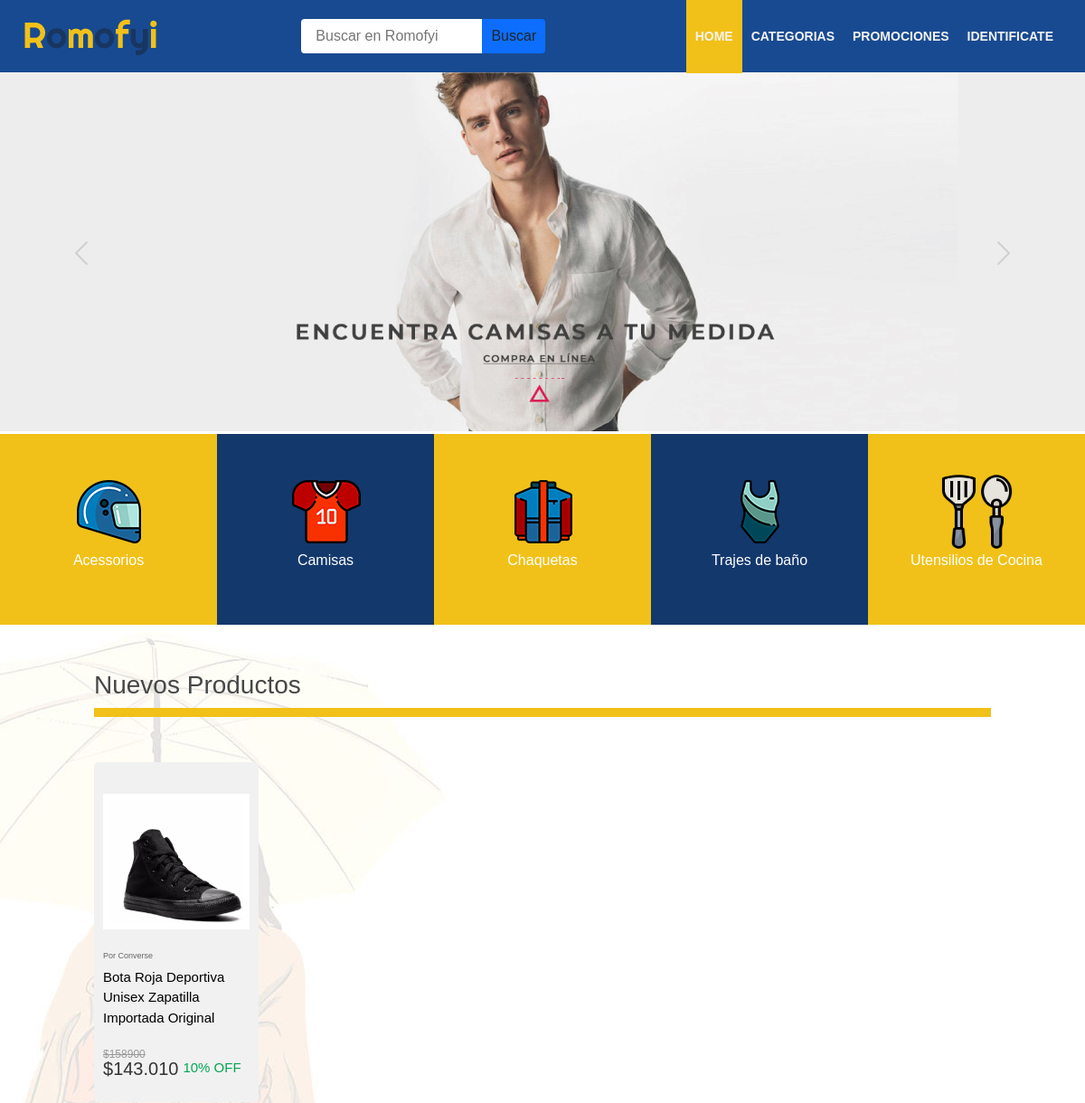
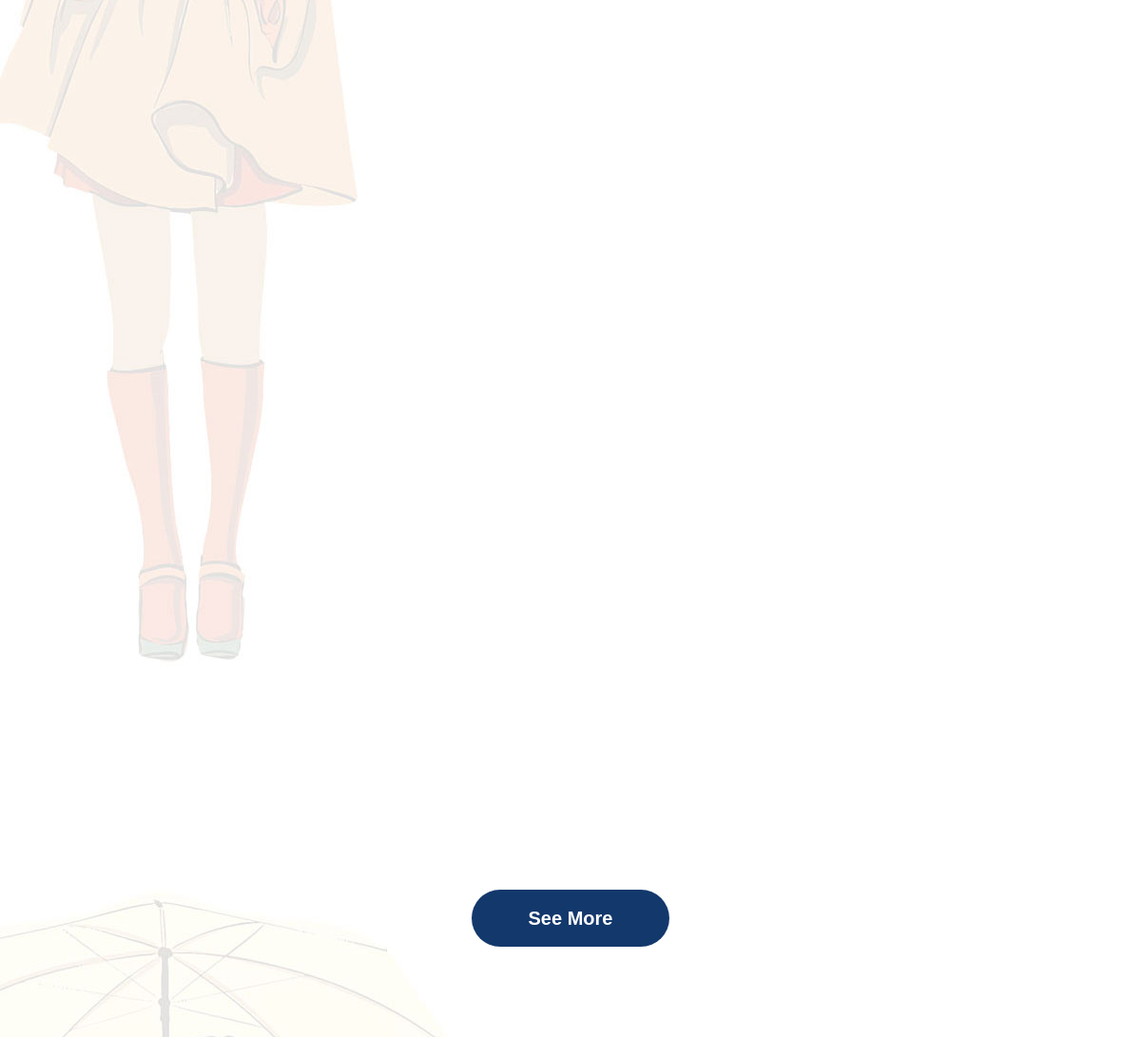
The page / on the database its author committed (2 pictures, top to bottom).
### Aplicaciones/tiendaEnLinea/models.py (models this page shows, shortened)
class sliders(models.Model):
    sliderImg= models.ImageField(upload_to = 'img/Sliders',default='static/img/Slider1.png')
    nombreBanner=models.CharField(max_length=250)
    class Meta:
        verbose_name_plural='Sliders'

class Categoria (models.Model):
    nombre= models.CharField(max_length=250)
    slug=AutoSlugField(populate_from ='nombre')
    activo= models.BooleanField(default=True)
    imagen= models.ImageField(upload_to = 'img/Categorías' , null= True, blank=True)
    banner = models.ImageField(upload_to = 'img/Categorías/banner', default='static/img/banner.jpg' , null= True, blank=True)
    created_at = models.DateTimeField(auto_now_add=True)
    class Meta:
        verbose_name_plural='Categoria'

class Productos(models.Model):
    codigo = models.CharField(max_length=10)
    nombre=models.CharField(max_length=250)
    slug=AutoSlugField(populate_from ='codigo')
    marca=models.CharField(max_length=250)
    descripcion=models.TextField(blank=True,null=True)
    precio=models.IntegerField(default=0)
    descuento = models.IntegerField(default=0,blank=True,null=True)
    PrecioSinDescuento = models.IntegerField(default=0,blank=True,null=True)
    categoria=models.ForeignKey(Categoria,on_delete=models.CASCADE)
    destacado=models.BooleanField(default=True)
    activo= models.BooleanField(default=True)
    stock = models.IntegerField(default=1)
    created_at = models.DateTimeField(auto_now_add=True)
    class Meta:
        verbose_name_plural='Producto'

class imagenesProductos(models.Model):
    colores = models.CharField(max_length=50, choices= color,default= 'No incluye colores')
    imagen= models.ImageField(upload_to = 'img/Productos', default='static/img/logo.png', null= True, blank=True)
    producto = models.ForeignKey(Productos, on_delete=models.CASCADE, related_name='imagenes')

### Aplicaciones/tiendaEnLinea/views.py (the view)
# urls.py: path('',index, name= 'index'),
def index(request):
    template_name = "index.html"
    categoria = Categoria.objects.filter(activo=True)[:5]
    img1 = sliders.objects.all()[:1]
    img2 = sliders.objects.all()[1:]
    productos = Productos.objects.filter(activo=True).order_by('categoria')[:15]
    paginate_by = 15
    context = {
        "productos": productos,
        "categoria":categoria,
        "slider":img1,
        "sliderall":img2,
    }
    return render(request,template_name,context)

### Aplicaciones/carrito/context_processor.py (called while the page is built)
def importe_total_carro(request):
    carro = Carro(request)
    total = 0
    CantTotal = 0
    if request.user.is_authenticated:
        for key, value in request.session["carro"].items():
            total = total + int(value["precio"])
            CantTotal = CantTotal + int(value["cantidad"])
    return{"importe_total_carro":total,"importe_CantTotal_carro":CantTotal}

### Aplicaciones/tiendaEnLinea/templates/index.html (shortened to what this page needs)
{% extends 'base/base.html' %}
{% load static %}
{% block content %}
    <section class="index">
        <div class="carouselContainerHome">
            <div id="carouselExampleIndicators" class="carousel slide" data-bs-ride="carousel">
                <div class="carousel-inner">
                    {% for i in slider %}
                        <div class="carousel-item alto active ">
                            <img class="img__carrousel" src="{{i.sliderImg.url}}" class="d-block " alt="...">
                        </div>
                    {% endfor %}
                </div>
                <button class="carousel-control-prev" type="button" data-bs-target="#carouselExampleIndicators" data-bs-slide="prev">
                    <span class="carousel-control-prev-icon" aria-hidden="true"></span>
                </button>
                <button class="carousel-control-next" type="button" data-bs-target="#carouselExampleIndicators" data-bs-slide="next">
                    <span class="carousel-control-next-icon" aria-hidden="true"></span>
                </button>
            </div>
        </div>
    </section>
    <section class="section1">
        {% for i in categoria %}
            <a class="section1__div dorado" href="{% url 'tiendaEnLinea:categorias' i.slug %}">
                <picture><img src="{{i.imagen.url}}" alt="" class="logo_categoria">
                </picture>
                <p class="section1__div__p">{{ i.nombre }}</p>
            </a>
        {% endfor %}
    </section>
    <section class="section2">
        <div class="section2__div__--container">
            <div class="section2__div__div--h3">
                <h3>Nuevos Productos</h3>
                <div class="linea-dorada"></div>
            </div>
            <div class="section2__div__div--articles">
                {% for i in productos %}
                    <a class="section2__articles section2__articles--item" href="{% url 'tiendaEnLinea:detail' i.id %}">
                        <div class="card__grid">
                            <picture class="section2__articles__picture">
                                <img src="{{i.imagenes.first.imagen.url}}" alt="imagen">
                            </picture>
                            <h5 class="bg-3 marca">Por {{i.marca}}</h5>
                            <p class="section2__articles__p1 bg-3">{{i.nombre}}</p>
                            <div class="precio">
                                {% load humanize %}
                                {% if i.descuento == 0 %}
                                    <h5 class="bg-2">${{i.precio|intcomma}} </h5>
                                    <p class="sinDescuento"></p>
                                    <div>
                                        <h5 class="bg-2"></h5>
                                        <p class="descuento"></p>
                                    </div>
                                {% else %}
                                    <p class="sinDescuento">${{i.PrecioSinDescuento}}</p>
                                    <div class="descuento__detalle">
                                        <h5 class="bg-2">${{i.precio|intcomma}} </h5>
                                        <p class="descuento">{{i.descuento}}% OFF</p>
                                    </div>
                                {% endif %}
                            </div >
                        </div>
                    </a>
                {% endfor %}
            </div>
            <div class="section2__div__div--botonContainer">
                <button class="SeeMore">See More</button>
            </div>
        </div>
    </section>
{% endblock %}

### static/styleheets/base.css (style rules this page uses)
* { margin: 0; padding: 0; box-sizing: border-box; font-family: sans-serif; border: 0px; }
html { height: 100%; }
.body { padding: 0px 0px 0; background-color: #F1F1F1; font-family: sans-serif; font-weight: 100; scroll-behavior: smooth; min-height: 100%; justify-items: center; display:flex; flex-direction: column; align-items: center; }
a:link, a:visited, a:active { text-decoration:none; }
:root { --azul: #13386C; --dorado: #F1C119; --gris: #f2f2f2; }
.bg-2 { color: #333; }
.bg-3 { color: #666; }

### static/styleheets/inicio/banner.css (style rules this page uses)
.index { margin-top: 80px; }
.carouselContainerHome { width: 100%; }
.alto { height: 400px; display: flex; justify-content: center; align-items: center; }
.img__carrousel { object-fit: cover; height: 400px; width: 100%; }
.slide { position: relative; }

### static/styleheets/inicio/categoriasNav.css (style rules this page uses)
.section1 { width: 100%; height: 211px; display: flex; align-items: center; }
.section1__div { height: 100%; flex: 1 1; cursor:pointer; display: flex; flex-direction: column; justify-content: center; align-items: center; }
.dorado:nth-child(even) { background-color: var(--azul); transition: background-color .5s; }
.dorado { background-color: var(--dorado); }
.section1__div__p { color: white; text-align: center; text-decoration: none; }

### static/styleheets/inicio/grid.css (style rules this page uses)
.section2 { width: 100%; height: max-content; background-image: url('/static/img/product_bg.jpg '); display: flex; flex-direction: row; align-items: center; justify-content: center; }
.section2__div__--container { max-width: 992px; width: 100%; height: 100%; }
.section2__div__div--h3 { margin: 50px 0; display: flex; justify-content: flex-start; flex-direction: column; }
h3 { font-size: 30px; }
.linea-dorada { width: 100%; height: 10px; background-color: var(--dorado); }
.section2__div__div--articles { display: grid; grid-template-columns: repeat(5, 1fr); grid-template-rows: repeat(3, 1fr); grid-column-gap: 20px; grid-row-gap: 20px; }
.section2__articles--item:nth-child(1) { grid-area: 1 / 1 / 2 / 2; }
.section2__articles { display: flex; flex-direction: column; justify-content: center; cursor: pointer; }
.section2__articles__picture { width: 100%; height: 200px; display: flex; flex-direction: column; justify-content: center; align-items: center; }
.section2__articles__picture img { width:100%; height:178px; object-fit: contain; }
.section2__articles__p1 { font-size: 15px; color: black; text-align: left; }
.section2__div__div--botonContainer { display: flex; justify-content: center; align-items: center; height: 300px; }
.SeeMore { background-color: var(--azul); color: white; margin-top: 50px; font-size: 20px; padding: 15px 60px; text-decoration: none; border-radius: 50px; font-weight: bold; cursor: pointer; height: 60px; transition: background-color .5s; }
.card__grid { height: 100%; padding: 10px; border-radius: 5px; background-color: rgb(241 241 241) }
.precio { display: flex; flex-direction: column; }
.descuento__detalle { display: flex; gap: 0 5px; }
.sinDescuento { align-items: center; color: #999; font-size: 12px; height: 8px; margin-bottom: 5px; margin-top: 4px; text-decoration:line-through; }

### static/styleheets/OtrasPaginas/categorias.css (style rules this page uses)
.logo_categoria { width: 99px; height: 84px; }
.precio { display: flex; font-size: 25px; }
.descuento { font-size: 15px; color: #00a650 ; }
.marca { font-size: 9px; font-weight: 300; line-height: 1; }

### static/styleheets/OtrasPaginas/detalle.css (style rules this page uses)
p { margin: 0; padding: 0; }
.carousel-control-next-icon,.carousel-control-prev-icon { filter:invert(30%); }

### static/styleheets/GestionCarrito/carrito.css (style rules this page uses)
p,h1,h2,h3,h4,h5 { color: rgb(71, 71, 71); }

### static/styleheets/GestionPerfiles/login.css (style rules this page uses)
* { margin: 0; padding: 0; }

### rows shown on the page
sliders: sliderImg (picture)
Categoria: imagen (picture), nombre "Acessorios"
Categoria: imagen (picture), nombre "Camisas"
Categoria: imagen (picture), nombre "Chaquetas"
Categoria: imagen (picture), nombre "Trajes de baño"
Categoria: imagen (picture), nombre "Utensilios de Cocina"
Productos: imagenes.first.imagen (picture), marca "Converse", nombre "Bota Roja Deportiva Unisex Zapatilla Importada Original", PrecioSinDescuento "158900", precio "143.010", descuento "10"
